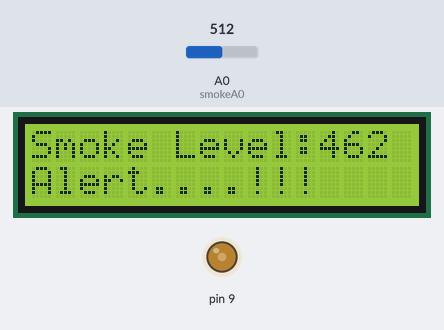
This sketch was run on a simulated Arduino Uno, built with avr-gcc and run on an emulated ATmega328P. Parts: 16×2 character LCD, output pins drawn as LEDs (lit = HIGH). The test bench sets the inputs (shaded band); at power-on: A0 (smokeA0) = 512. What the sketch prints to the serial monitor is not drawn.

Above: at 1.2 s.
1.3 s: A0 (smokeA0) set to 366
At 1.9 s:
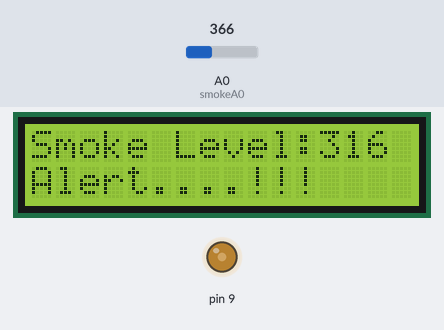
4.3 s: A0 (smokeA0) set to 335
At 5.0 s:
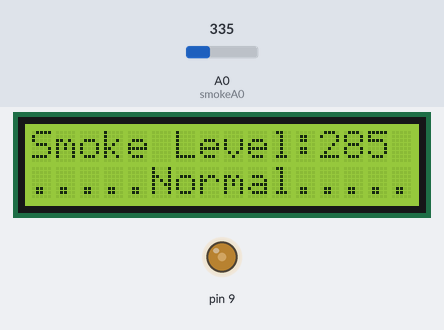
7.3 s: A0 (smokeA0) set to 306
At 8.0 s:
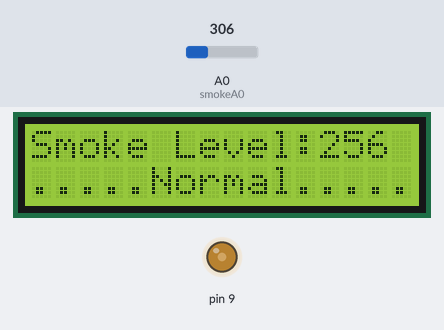
Timing chart, 0 to 10.3 s (numbered marks = the images above; inputs shaded):
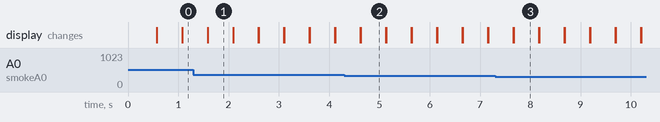

The sketch:

lcd.ino
```cpp
#include <LiquidCrystal.h>
LiquidCrystal lcd(7, 6, 5, 4, 3, 2);

//int redLed = 10;
//int greenLed = 12;
//int buzzer = 8;
int smokeA0 = A0;
// Your threshold value
int sensorThres = 300;

void setup() {
  //pinMode(redLed, OUTPUT);
  //pinMode(buzzer, OUTPUT);
  pinMode(smokeA0, INPUT);
  pinMode(9, OUTPUT);
  analogWrite(9, 100);
  Serial.begin(9600);
  lcd.begin(16, 2);
}

void loop() {
  int analogSensor = analogRead(smokeA0);

  Serial.print("Pin A0: ");
  Serial.println(analogSensor);
  lcd.print("Smoke Level:");
  lcd.print(analogSensor - 50);
  // Checks if it has reached the threshold value
  if (analogSensor - 50 > sensorThres)
  {
    //digitalWrite(redLed, HIGH);
    lcd.setCursor(0, 2);
    lcd.print("Alert....!!!");
    //digitalWrite(12, LOW);
    //tone(buzzer, 1000, 200);
  }
  else
  {
    //digitalWrite(redLed, LOW);
    //digitalWrite(12, HIGH);
    lcd.setCursor(0, 2);
    lcd.print(".....Normal.....");
    //noTone(buzzer);
  }
  delay(500);
  lcd.clear();
}
```

Measured:
- the behaviour switches between 351 and 350 on A0 (smokeA0) (found by bisection; images 1 and 2)
- after the input at 1.3 s, the display: first differs from a run without the input after 0.29 s (image 1)
- after the input at 4.3 s, the display: first differs from a run without the input after 0.32 s (image 2)
- after the input at 7.3 s, the display: first differs from a run without the input after 0.37 s (image 3)
- what the display in image 1 shows lasts 0.5 s, from 1.6 s to 2.1 s
